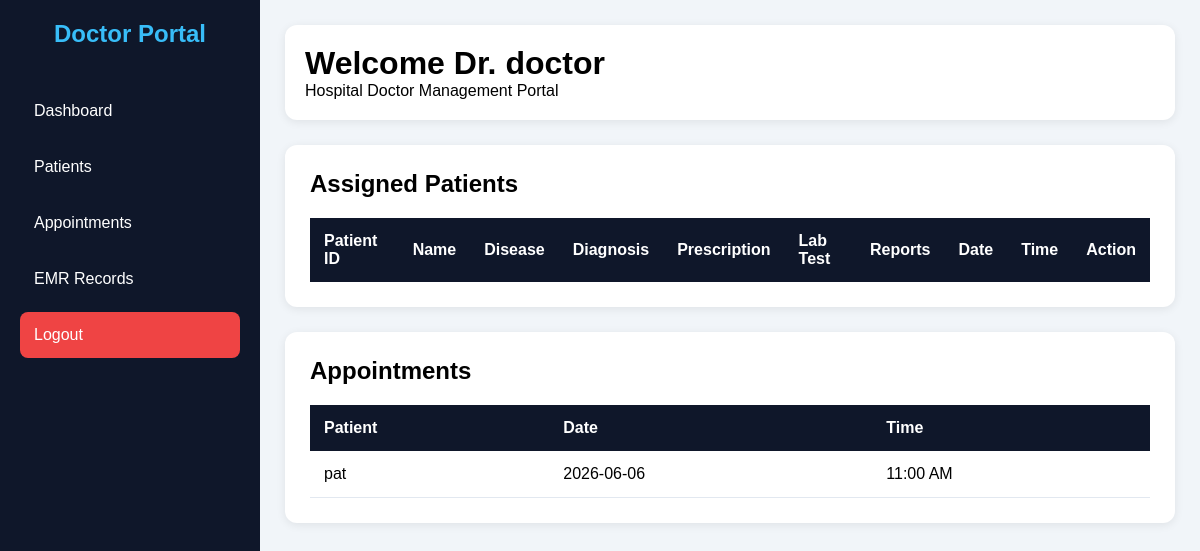
The app's page /doctor_portal_preview/doctor (signed in) with its own data.
### tables this page shows
CREATE TABLE appointments (
            id INTEGER PRIMARY KEY AUTOINCREMENT,
            appointment_id TEXT UNIQUE,
            token_number TEXT,
            patient_name TEXT,
            doctor_name TEXT,
            appointment_date TEXT,
            appointment_time TEXT,
            status TEXT,
            prescription TEXT,
            notification TEXT
        , patient_id TEXT, appointment_status TEXT DEFAULT 'Pending Payment', diagnosis TEXT, lab_test TEXT, medical_history TEXT, doctor_pdf TEXT, follow_up_from TEXT);

### app.py (the view)
@app.route('/doctor_portal_preview/<doctor_name>')
@role_required('Admin')
def doctor_portal_preview(doctor_name):
    conn = sqlite3.connect(DATABASE)
    conn.row_factory = sqlite3.Row
    cursor = conn.cursor()
    cursor.execute("""
        SELECT *
        FROM appointments
        WHERE doctor_name=?
    """, (doctor_name,))
    appointments = cursor.fetchall()
    cursor.execute("""
        SELECT *
        FROM emr_records
        WHERE doctor_name=?
    """, (doctor_name,))
    emr_records = cursor.fetchall()
    cursor.execute("""
        SELECT *
        FROM patients
        WHERE doctor_assigned=?
    """, (doctor_name,))
    patients = cursor.fetchall()
    conn.close()
    return render_template(
        'doctor_portal.html',
        doctor_name=doctor_name,
        patients=patients,
        appointments=appointments,
        emr_records=emr_records
    )

### app.py (called while the page is built)
def role_required(required_role):
    def decorator(f):
        @wraps(f)
        def decorated_function(*args, **kwargs):
            if 'user' not in session:
                flash('Please Login First')
                return redirect(url_for('login'))
            if session.get('role') != required_role:
                flash('Unauthorized Access')
                return redirect(url_for('login'))
            return f(*args, **kwargs)
        return decorated_function
    return decorator

### hospital_management_system/templates/doctor_portal.html (shortened to what this page needs)
<!DOCTYPE html>
<html lang="en">
<head>
</head>
<body>
    <div class="sidebar">
        <h2>Doctor Portal</h2>
        <a href="#">Dashboard</a>
        <a href="#patients">Patients</a>
        <a href="#appointments">Appointments</a>
        <a href="#emr">EMR Records</a>
        <a href="{{ url_for('logout') }}"
           class="logout">
           Logout
        </a>
    </div>
    <div class="main">
        <div class="topbar">
            <h1>Welcome Dr. {{ doctor_name }}</h1>
            <p>Hospital Doctor Management Portal</p>
        </div>
        <div class="section" id="patients">
            <h2>Assigned Patients</h2>
            <table>
                <tr>
                    <th>Patient ID</th>
                    <th>Name</th>
                    <th>Disease</th>
                    <th>Diagnosis</th>
                    <th>Prescription</th>
                    <th>Lab Test</th>
                    <th>Reports</th>
                    <th>Date</th>
                    <th>Time</th>
                    <th>Action</th>
                </tr>
            </table>
        </div>
        <div class="section" id="appointments">
            <h2>Appointments</h2>
            <table>
                <tr>
                    <th>Patient</th>
                    <th>Date</th>
                    <th>Time</th>
                </tr>
                {% for appointment in appointments %}
                <tr>
                    <td>{{ appointment.patient_name }}</td>
                    <td>{{ appointment.appointment_date }}</td>
                    <td>{{ appointment.appointment_time }}</td>
                </tr>
                {% endfor %}
            </table>
        </div>
    </div>
</body>
</html>

### hospital_management_system/templates/doctor_portal.html (style rules this page uses)
* { margin:0; padding:0; box-sizing:border-box; font-family:Arial; }
body { background:#f1f5f9; }
.sidebar { width:260px; height:100vh; background:#0f172a; position:fixed; left:0; top:0; padding:20px; color:white; }
.sidebar h2 { text-align:center; margin-bottom:40px; color:#38bdf8; }
.sidebar a { display:block; color:white; text-decoration:none; padding:14px; border-radius:8px; margin-bottom:10px; }
.main { margin-left:260px; padding:25px; }
.topbar { background:white; padding:20px; border-radius:12px; box-shadow:0 2px 10px rgba(0,0,0,0.08); margin-bottom:25px; }
.section { background:white; padding:25px; border-radius:12px; margin-bottom:25px; box-shadow:0 2px 10px rgba(0,0,0,0.08); }
.section h2 { margin-bottom:20px; }
table { width:100%; border-collapse:collapse; }
table th { background:#0f172a; color:white; padding:14px; text-align:left; }
table td { padding:14px; border-bottom:1px solid #e2e8f0; }
.logout { background:#ef4444; }

### records on screen
appointments: doctor_name "doctor", patient_name "pat", appointment_date "2026-06-06", appointment_time "11:00 AM"
